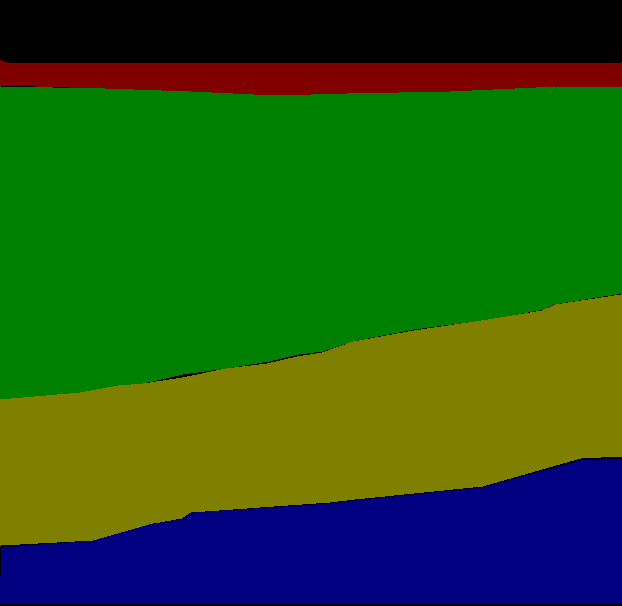
#> input picture code/ultrasound_image/label/3.png, 622 x 606 px, found by its file name
$ python cv2_canny_edge_exercise1.py
#> lines starting #> are read from the running program, lines starting #| are printed output that depends on the picture; after the words box and inside, x2 and y2 are one past the last pixel; in counts of white or black regions, pixels touching at a corner belong together
# ex2tron's blog:
# http://ex2tron.wang

import cv2


def track_back(x):
    pass


img = cv2.imread(r'C:\Users\Tong\Desktop\label\3.png', 0)
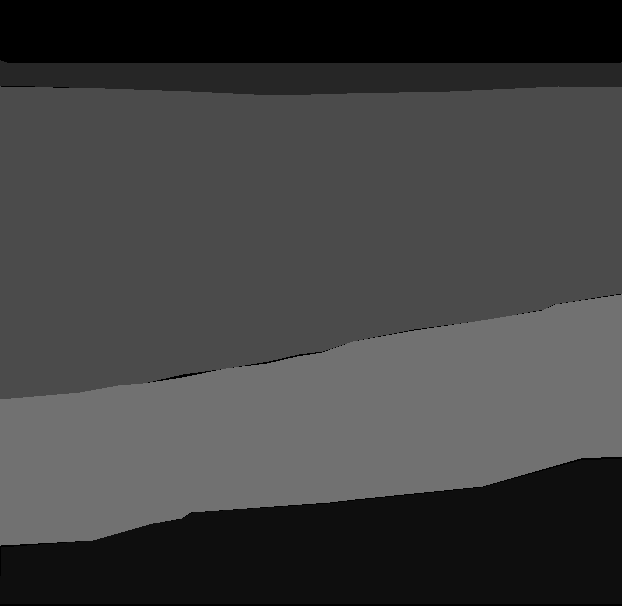
#> img: shape (606, 622); min 0, max 113, mean 64.7
cv2.namedWindow('window')

# 创建滑动条
cv2.createTrackbar('maxVal', 'window', 100, 255, track_back)
cv2.createTrackbar('minVal', 'window', 200, 255, track_back)

while True:
    # 获取滑动条的值
    max_val = cv2.getTrackbarPos('maxVal', 'window')
    min_val = cv2.getTrackbarPos('minVal', 'window')

    edges = cv2.Canny(img, min_val, max_val)
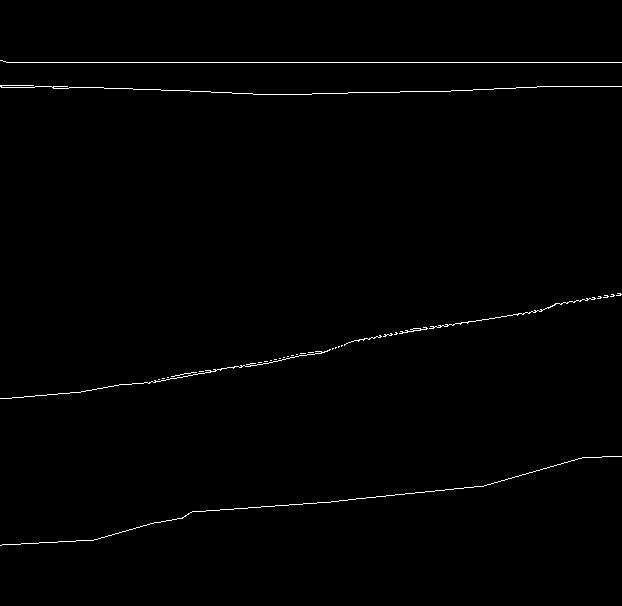
#> edges: shape (606, 622); 0.73% white in thin lines or dots, all inside (x1, y1, x2, y2) = (0, 60, 622, 546)
    cv2.imshow('window', edges)
    cv2.imwrite(r"C:\Users\Tong\Desktop\label\edges.png", edges)
    # 按下ESC键退出
    if cv2.waitKey(30) == 27:
#> (key Esc is pressed here)
        break

$ run again, with code/ultrasound_image/label/22.png copied over code/ultrasound_image/label/3.png
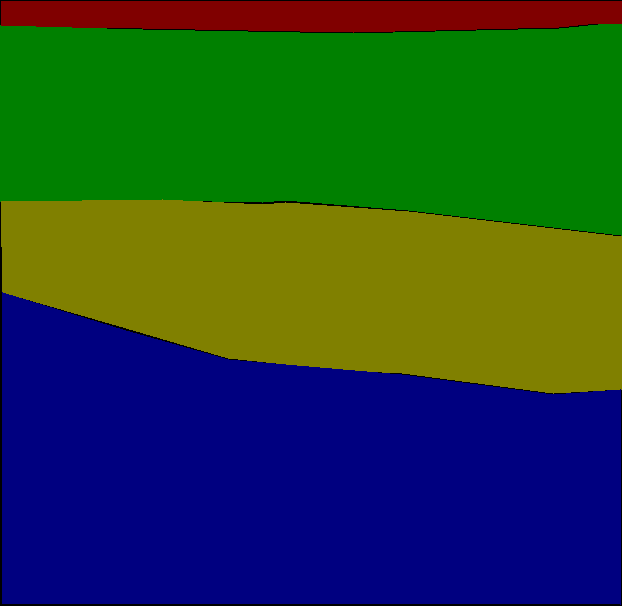
#> input picture code/ultrasound_image/label/22.png, 622 x 606 px, found by its file name
#> `img = cv2.imread(r'C:\Users\Tong\Desktop\label\3.png', 0)`:
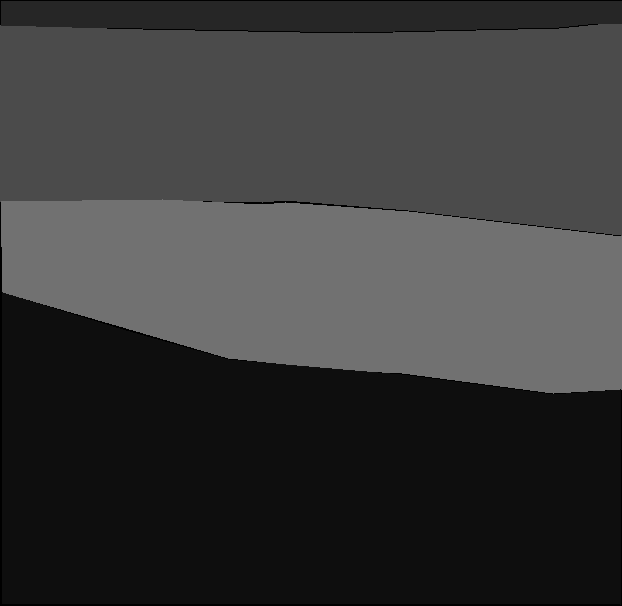
#> img: shape (606, 622); min 0, max 113, mean 57.2
#> `edges = cv2.Canny(img, min_val, max_val)`:
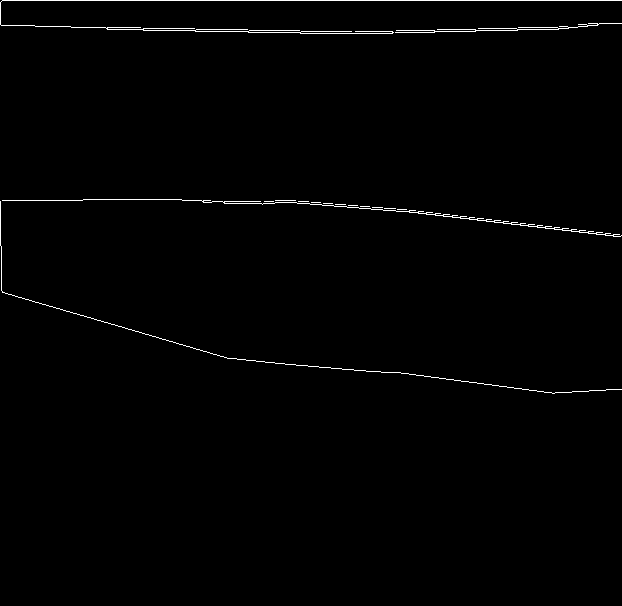
#> edges: shape (606, 622); 0.91% white in thin lines or dots, all inside (x1, y1, x2, y2) = (0, 0, 622, 394)

$ run again, with code/ultrasound_image/label/25.png copied over code/ultrasound_image/label/3.png
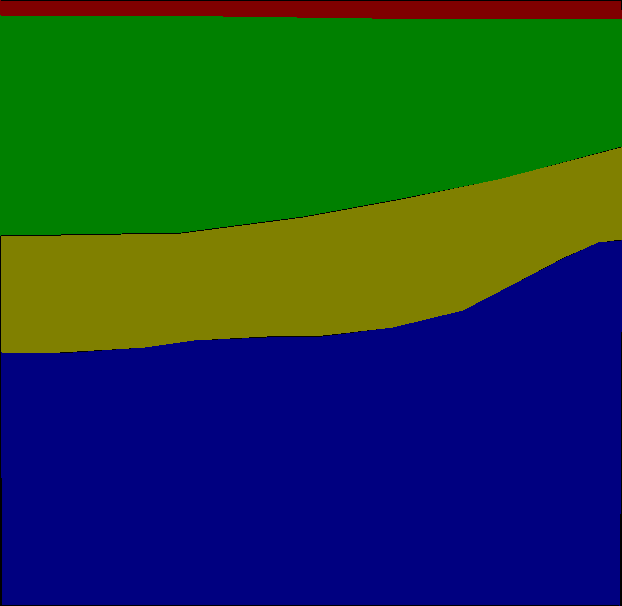
#> input picture code/ultrasound_image/label/25.png, 622 x 606 px, found by its file name
#> `img = cv2.imread(r'C:\Users\Tong\Desktop\label\3.png', 0)`:
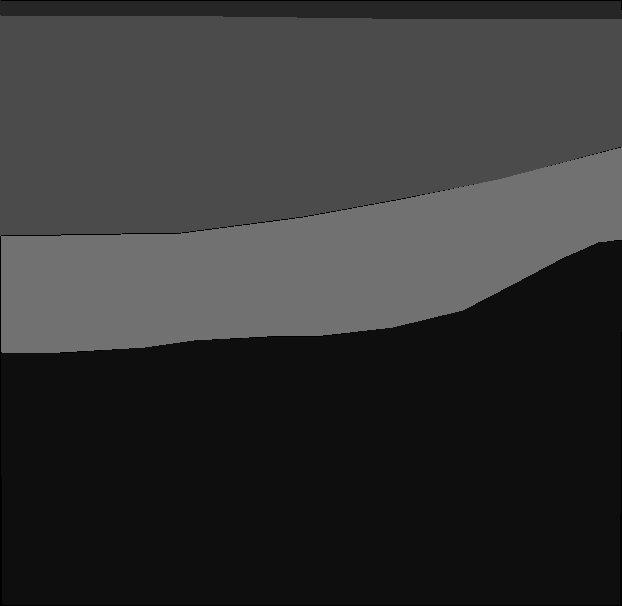
#> img: shape (606, 622); min 0, max 113, mean 52.2
#> `edges = cv2.Canny(img, min_val, max_val)`:
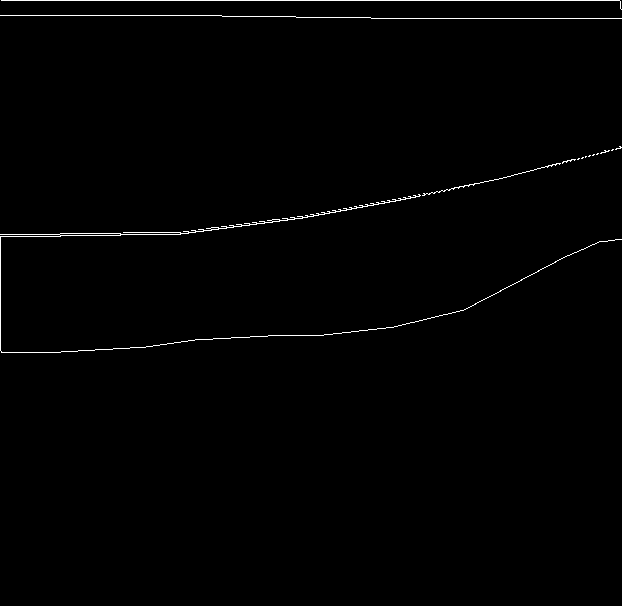
#> edges: shape (606, 622); 0.81% white in thin lines or dots, all inside (x1, y1, x2, y2) = (0, 0, 622, 353)

$ run again, with code/ultrasound_image/label/39.png copied over code/ultrasound_image/label/3.png
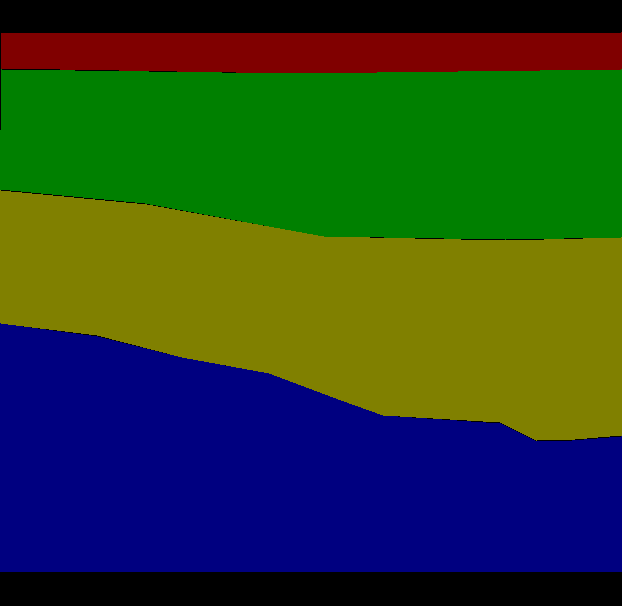
#> input picture code/ultrasound_image/label/39.png, 622 x 606 px, found by its file name
#> `img = cv2.imread(r'C:\Users\Tong\Desktop\label\3.png', 0)`:
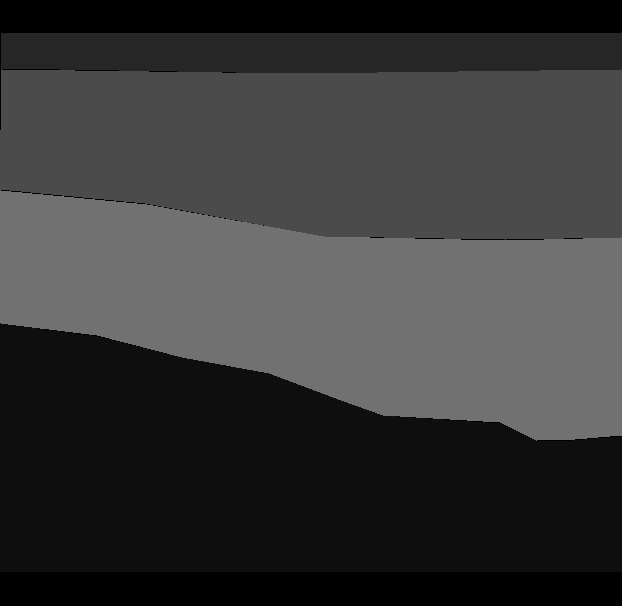
#> img: shape (606, 622); min 0, max 113, mean 55.8
#> `edges = cv2.Canny(img, min_val, max_val)`:
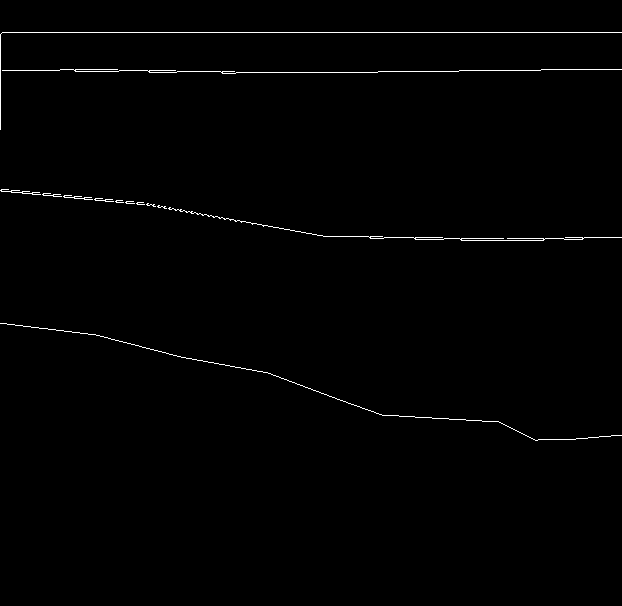
#> edges: shape (606, 622); 0.79% white in thin lines or dots, all inside (x1, y1, x2, y2) = (0, 32, 622, 441)
